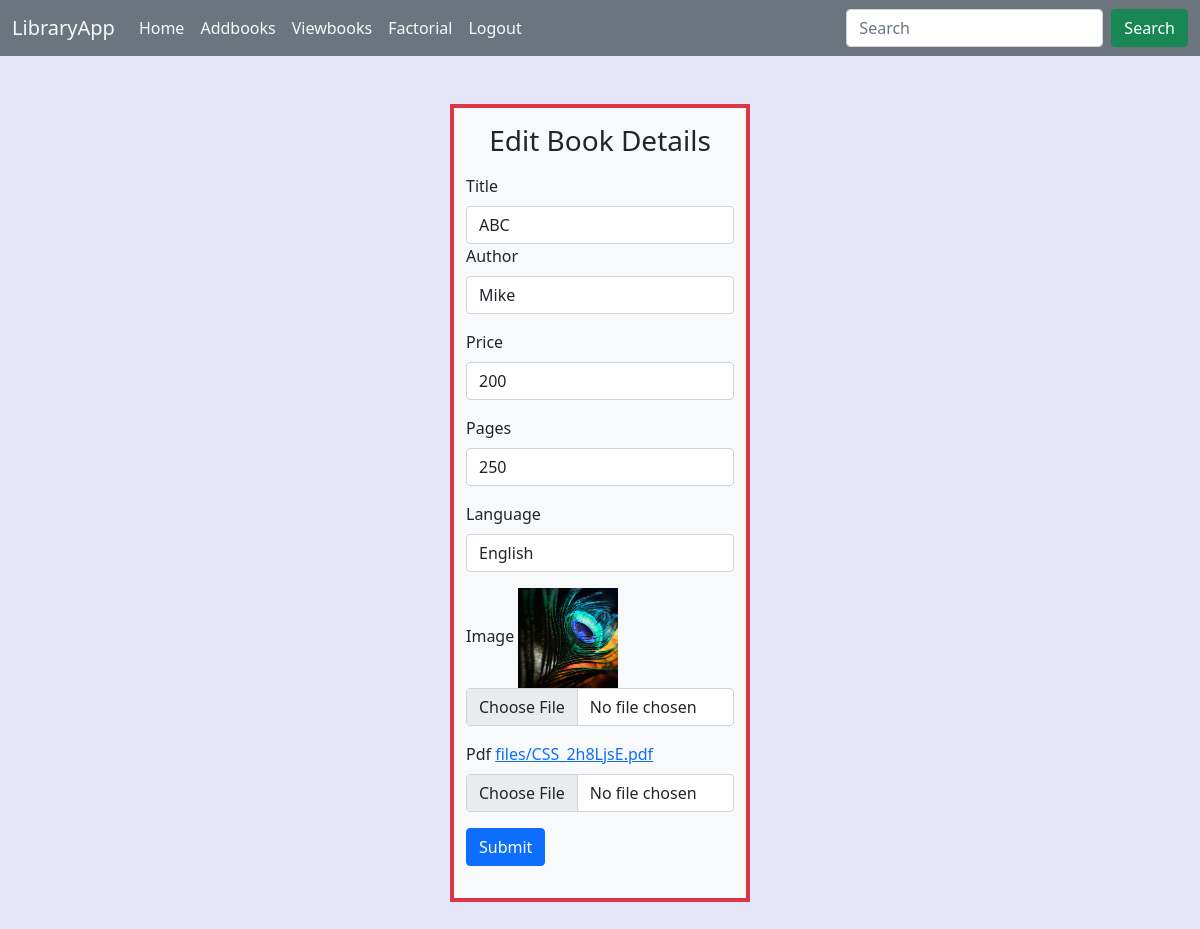
The app's page /edit/1 (signed in) with its own data.
### books/models.py (models this page shows)
class Books(models.Model):
    title=models.CharField(max_length=20)
    author=models.CharField(max_length=20)
    price=models.IntegerField()
    language=models.CharField(max_length=20)
    pages=models.IntegerField()
    image=models.ImageField(upload_to="images")
    pdf=models.FileField(upload_to="files")

### books/views.py (the view, shortened to what this page needs)
# urls.py: path('edit/<int:i>',views.edit,name="edit"),
@login_required
def edit(request,i):
    b=Books.objects.get(id=i)
    context={'book':b}
    return render(request,'edit.html',context)

### templates/edit.html (shortened to what this page needs)
<!DOCTYPE html>
{% extends 'base.html' %}
{% load static %}
{% block content %}
    <div class="container w-25 mx-auto border border-4 border-danger my-5 bg-light">
        <h3 class="text-center my-3">Edit Book Details</h3>
        <form method="POST" enctype="multipart/form-data">
            <div class="mb-3">
  <label class="form-label">Title</label>
  <input type="text" class="form-control" name="t" value="{{book.title}}" placeholder="Enter the title">
                <div class="mb-3">
  <label class="form-label">Author</label>
  <input type="text" class="form-control" name="a" value="{{book.author}}" placeholder="Enter the Author">
</div>
                <div class="mb-3">
  <label class="form-label">Price</label>
  <input type="number" class="form-control" name="p" value="{{book.price}}" placeholder="Enter the price">
    </div>
                <div class="mb-3">
  <label  class="form-label">Pages</label>
  <input type="number" class="form-control" name="pg" value="{{book.pages}}" placeholder="Enter the pages">
    </div>
                <div class="mb-3">
  <label  class="form-label">Language</label>
  <input type="text" class="form-control" name="l" value="{{book.language}}" placeholder="Enter the language">
    </div>
                <div class="mb-3">
  <label  class="form-label">Image</label>
                    <img src="{{book.image.url}}" height="100px" width="100px">
  <input type="file" class="form-control" name="i">
    </div>
                <div class="mb-3">
  <label  class="form-label">Pdf</label>
                    <a href="{{book.pdf.url}}">{{book.pdf}}</a>
  <input type="file" class="form-control" name="f">
    </div>
                <div class="col-auto">
    <button type="submit" class="btn btn-primary mb-3">Submit</button>
  </div>
            </div>
            </form>
{% endblock %}

### static/css/style.css (style rules this page uses)
body { background-color:lavender; }

### records on screen
Books: t "ABC", a "Mike", p "200", pg "250", l "English", image (picture), pdf "files/CSS_2h8LjsE.pdf"
